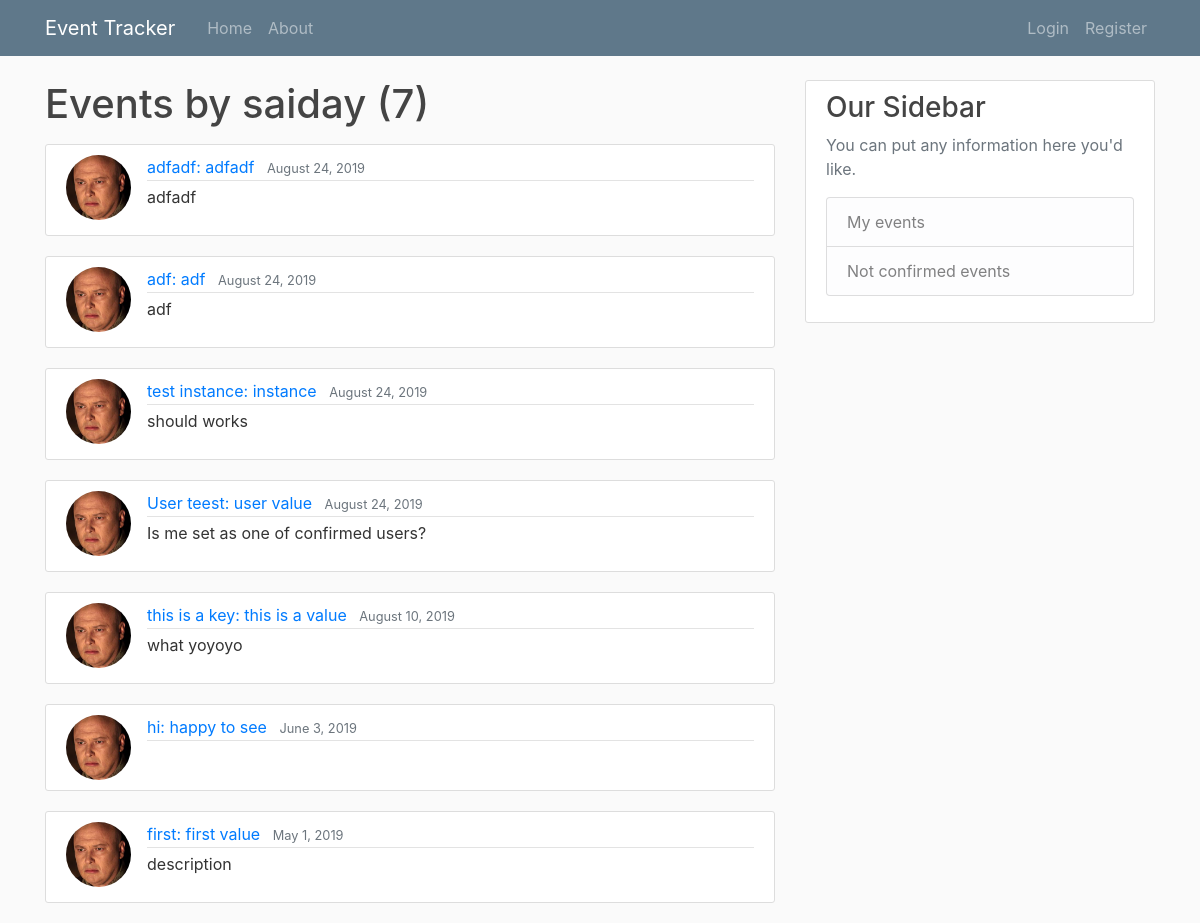
The page /user/saiday/ on the database its author committed.
### tracker/models.py (models this page shows, shortened)
class Event(models.Model):
    key = models.CharField(max_length=50)
    value = models.CharField(max_length=50)
    description = models.TextField()
    created_at = models.DateTimeField(default=timezone.now)
    last_modified = models.DateTimeField(auto_now=True)
    confirmed_user = models.ManyToManyField(User)

### users/models.py (models this page shows, shortened)
class Profile(models.Model):
    user = models.OneToOneField(User, on_delete=models.CASCADE)
    image = models.ImageField(default='profile_pics/default.jpg', upload_to='profile_pics')

### tracker/views.py (the view)
# urls.py: path('user/<str:username>/', UserEventListView.as_view(), name='user-events'),
class UserEventListView(ListView):
    model = Event
    template_name = 'tracker/user_events.html'
    context_object_name = 'events'
    paginate_by = 10
    def get_queryset(self):
        user = get_object_or_404(User, username=self.kwargs.get('username'))
        return Event.objects.filter(confirmed_user=user).order_by('-last_modified')

### tracker/templates/tracker/user_events.html (shortened to what this page needs)
{% extends "tracker/base.html" %}
{% block content %}
    <h1 class="mb-3">Events by {{ view.kwargs.username }} ({{ page_obj.paginator.count }})</h1>
    {% for event in events %}
        <article class="media content-section">
            <a href="{% url 'user-events' event.confirmed_user.first.username %}"><img class="rounded-circle article-img" src="{{ event.confirmed_user.first.profile.image.url }}"></a>
            <div class="media-body">
                <div class="article-metadata">
                    <a class="mr-2" href="{% url 'event-detail' event.id %}">{{ event.key }}: {{ event.value }}</a>
                    <small class="text-muted">{{ event.created_at|date:"F j, Y" }}</small>
                </div>
                <p class="article-content">{{ event.description }}</p>
            </div>
        </article>
    {% endfor %}
{% endblock %}

### tracker/static/tracker/main.css (style rules this page uses)
body { background: #fafafa; color: #333333; margin-top: 5rem; }
h1, h2, h3, h4, h5, h6 { color: #444444; }
.content-section { background: #ffffff; padding: 10px 20px; border: 1px solid #dddddd; border-radius: 3px; margin-bottom: 20px; }
.article-content { white-space: pre-line; }
.article-img { height: 65px; width: 65px; margin-right: 16px; }
.article-metadata { padding-bottom: 1px; margin-bottom: 4px; border-bottom: 1px solid #e3e3e3 }

### rows shown on the page
Event: confirmed_user.first.profile.image (picture), key "adfadf", value "adfadf", created_at "August 24, 2019", description "adfadf"
Event: confirmed_user.first.profile.image (picture), key "adf", value "adf", created_at "August 24, 2019", description "adf"
Event: confirmed_user.first.profile.image (picture), key "test instance", value "instance", created_at "August 24, 2019", description "should works"
Event: confirmed_user.first.profile.image (picture), key "User teest", value "user value", created_at "August 24, 2019", description "Is me set as one of confirmed users?"
Event: confirmed_user.first.profile.image (picture), key "this is a key", value "this is a value", created_at "August 10, 2019", description "what yoyoyo"
Event: confirmed_user.first.profile.image (picture), key "hi", value "happy to see", created_at "June 3, 2019"
Event: confirmed_user.first.profile.image (picture), key "first", value "first value", created_at "May 1, 2019", description "description"

### other values the page prints
{{ view.kwargs.username }} "saiday"
{{ page_obj.paginator.count }} "7"
